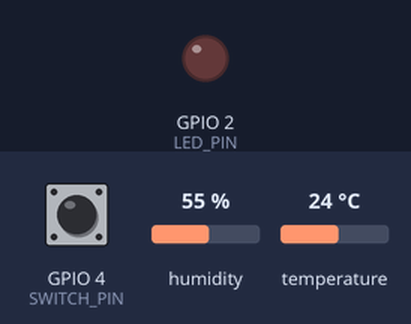
Bench run of a sketch on a simulated ESP32. Shown: output pins drawn as LEDs (lit = HIGH). Inputs (shaded band) come from the test bench; at power-on: temperature 24 °C, GPIO 4 (SWITCH_PIN) HIGH, humidity 55 %. WiFi joins after 1.5 s; servers stay silent unless stated; no MQTT or app messages arrive unless stated; what the sketch prints to the serial monitor is not drawn.

Above: at 2.7 s.
2.8 s: temperature set to 29.5 °C
5.5 s: temperature set to 30.8 °C
At 6.9 s:
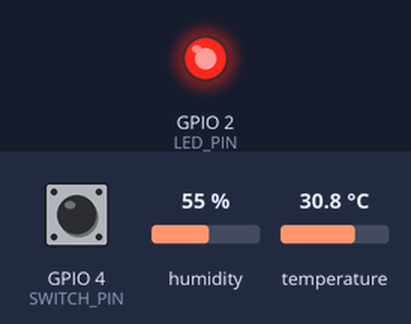
8.2 s: temperature set to 12 °C
At 11.1 s:
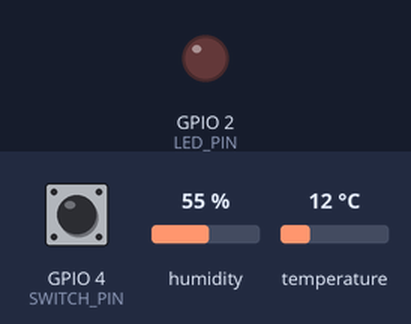
11.5 s: temperature set to 33 °C
At 12.7 s:
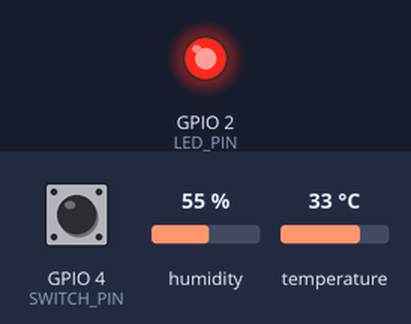
Timing chart, 0 to 14.5 s (numbered marks = the images above; inputs shaded):
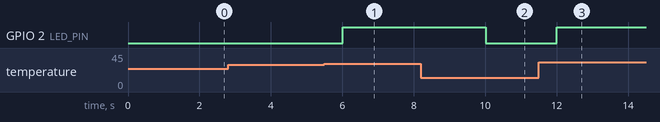

The sketch:

sketch.ino
```cpp
#include <WiFi.h>
#include <PubSubClient.h>
#include "DHTesp.h"

// --- Pin Definitionen ---
const int DHT_PIN = 15;
const int SWITCH_PIN = 4;
const int LED_PIN = 2;

DHTesp dhtSensor;

// --- Netzwerk & MQTT ---
// Wokwi stellt ein virtuelles Gast-WLAN ohne Passwort zur Verfügung
const char* ssid = "Wokwi-GUEST";
const char* password = "";
const char* mqtt_server = "broker.hivemq.com"; // Öffentlicher Test-Broker

WiFiClient espClient;
PubSubClient client(espClient);

// --- Globale Variablen (für Task-Kommunikation) ---
float currentTemp = 0.0;
bool emergencyStop = false;
SemaphoreHandle_t dataMutex; // Mutex schützt die Variablen vor gleichzeitigem Zugriff

// --- FreeRTOS Task Definitionen ---
void TaskReadSensors(void *pvParameters);
void TaskMQTT(void *pvParameters);
void TaskAlarmControl(void *pvParameters);

void setup() {
  Serial.begin(115200);
  pinMode(SWITCH_PIN, INPUT_PULLUP);
  pinMode(LED_PIN, OUTPUT);
  dhtSensor.setup(DHT_PIN, DHTesp::DHT22);

  // WLAN verbinden
  WiFi.begin(ssid, password);
  while (WiFi.status() != WL_CONNECTED) {
    delay(500);
    Serial.print(".");
  }
  Serial.println("\nWiFi connected!");
  client.setServer(mqtt_server, 1883);

  // FreeRTOS Mutex erstellen
  dataMutex = xSemaphoreCreateMutex();

  // FreeRTOS Tasks starten
  // xTaskCreate(Funktion, Name, Stack-Größe, Parameter, Priorität, Task-Handle)
  xTaskCreate(TaskReadSensors, "SensorTask", 2048, NULL, 1, NULL);
  xTaskCreate(TaskMQTT, "MQTTTask", 4096, NULL, 2, NULL);
  xTaskCreate(TaskAlarmControl, "AlarmTask", 1024, NULL, 3, NULL);
}

void loop() {
  // Der Loop bleibt leer, FreeRTOS übernimmt die Steuerung
}

// ---------------------------------------------------------
// Task 1: Sensoren auslesen
void TaskReadSensors(void *pvParameters) {
  for (;;) {
    TempAndHumidity data = dhtSensor.getTempAndHumidity();
    bool swState = digitalRead(SWITCH_PIN) == LOW;

    // Mutex sperren, Daten updaten, Mutex freigeben
    if (xSemaphoreTake(dataMutex, portMAX_DELAY) == pdTRUE) {
      currentTemp = data.temperature;
      emergencyStop = swState;
      xSemaphoreGive(dataMutex);
    }
    vTaskDelay(2000 / portTICK_PERIOD_MS); // 2 Sekunden warten
  }
}

// ---------------------------------------------------------
// Task 2: MQTT Kommunikation (Senden an die Leitstelle)
void TaskMQTT(void *pvParameters) {
  for (;;) {
    if (!client.connected()) {
      client.connect("WokwiESP32_Hikmat_Gateway"); // Eindeutige ID vergeben
    }
    client.loop();

    float tempToSend;
    bool stopToSend;

    // Daten sicher auslesen
    if (xSemaphoreTake(dataMutex, portMAX_DELAY) == pdTRUE) {
      tempToSend = currentTemp;
      stopToSend = emergencyStop;
      xSemaphoreGive(dataMutex);
    }

    // JSON String bauen und senden
    String payload = "{\"Temperature\": " + String(tempToSend) + ", \"EmergencyStop\": " + String(stopToSend) + "}";
    client.publish("hikmat/factory/conveyor1/status", payload.c_str());
    Serial.println("Gesendet: " + payload);

    vTaskDelay(5000 / portTICK_PERIOD_MS); // Alle 5 Sekunden senden
  }
}

// ---------------------------------------------------------
// Task 3: Lokale Alarmsteuerung in Echtzeit
void TaskAlarmControl(void *pvParameters) {
  for (;;) {
    float checkTemp;
    if (xSemaphoreTake(dataMutex, portMAX_DELAY) == pdTRUE) {
      checkTemp = currentTemp;
      xSemaphoreGive(dataMutex);
    }

    // Wenn Temperatur über 30 Grad, Alarm-LED an
    if (checkTemp > 30.0) {
      digitalWrite(LED_PIN, HIGH);
    } else {
      digitalWrite(LED_PIN, LOW);
    }
    vTaskDelay(500 / portTICK_PERIOD_MS); // Sehr schnelle Reaktionszeit (500ms)
  }
}
```

Measured:
- the behaviour switches between 30 and 30.1 °C on temperature (found by bisection; images 0 and 1)
- after the input at 2.8 s, every drawn part: stays the same
- after the input at 5.5 s, GPIO 2 (LED_PIN): LOW → HIGH after 0.51 s
- after the input at 8.2 s, GPIO 2 (LED_PIN): HIGH → LOW after 1.8 s
- after the input at 11.5 s, GPIO 2 (LED_PIN): LOW → HIGH after 0.51 s
